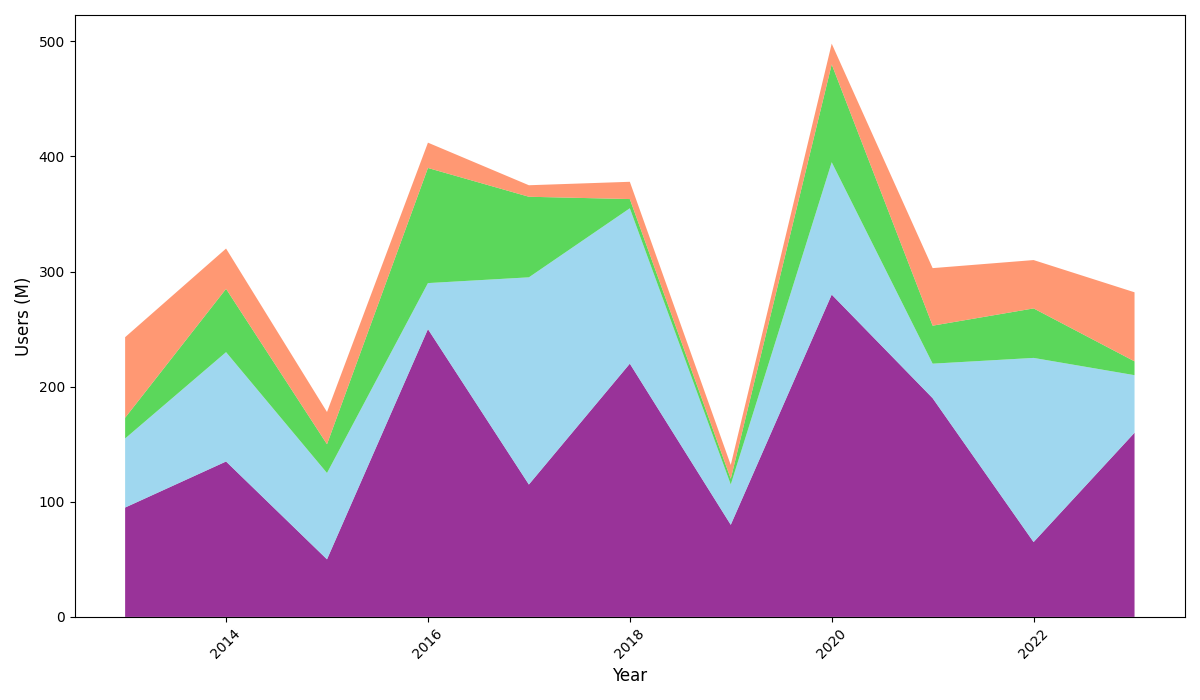

Write the Python code that produced this figure.
import matplotlib.pyplot as plt
import numpy as np

years = np.arange(2013, 2024)

# Manually shuffled data maintaining original structure
video_streaming = [95, 135, 50, 250, 115, 220, 80, 280, 190, 65, 160]
music_streaming = [60, 95, 75, 40, 180, 135, 35, 115, 30, 160, 50]
podcasts = [18, 55, 25, 100, 70, 8, 5, 85, 33, 43, 12]
ebooks = [70, 35, 28, 22, 10, 15, 12, 18, 50, 42, 60]

media_types = np.array([video_streaming, music_streaming, podcasts, ebooks])

fig, ax = plt.subplots(figsize=(12, 7))

ax.stackplot(years, media_types, colors=['purple', 'skyblue', 'limegreen', 'coral'], alpha=0.8)

ax.set_xlabel("Year", fontsize=12)
ax.set_ylabel("Users (M)", fontsize=12)

plt.xticks(rotation=45)
plt.tight_layout()

plt.show()
